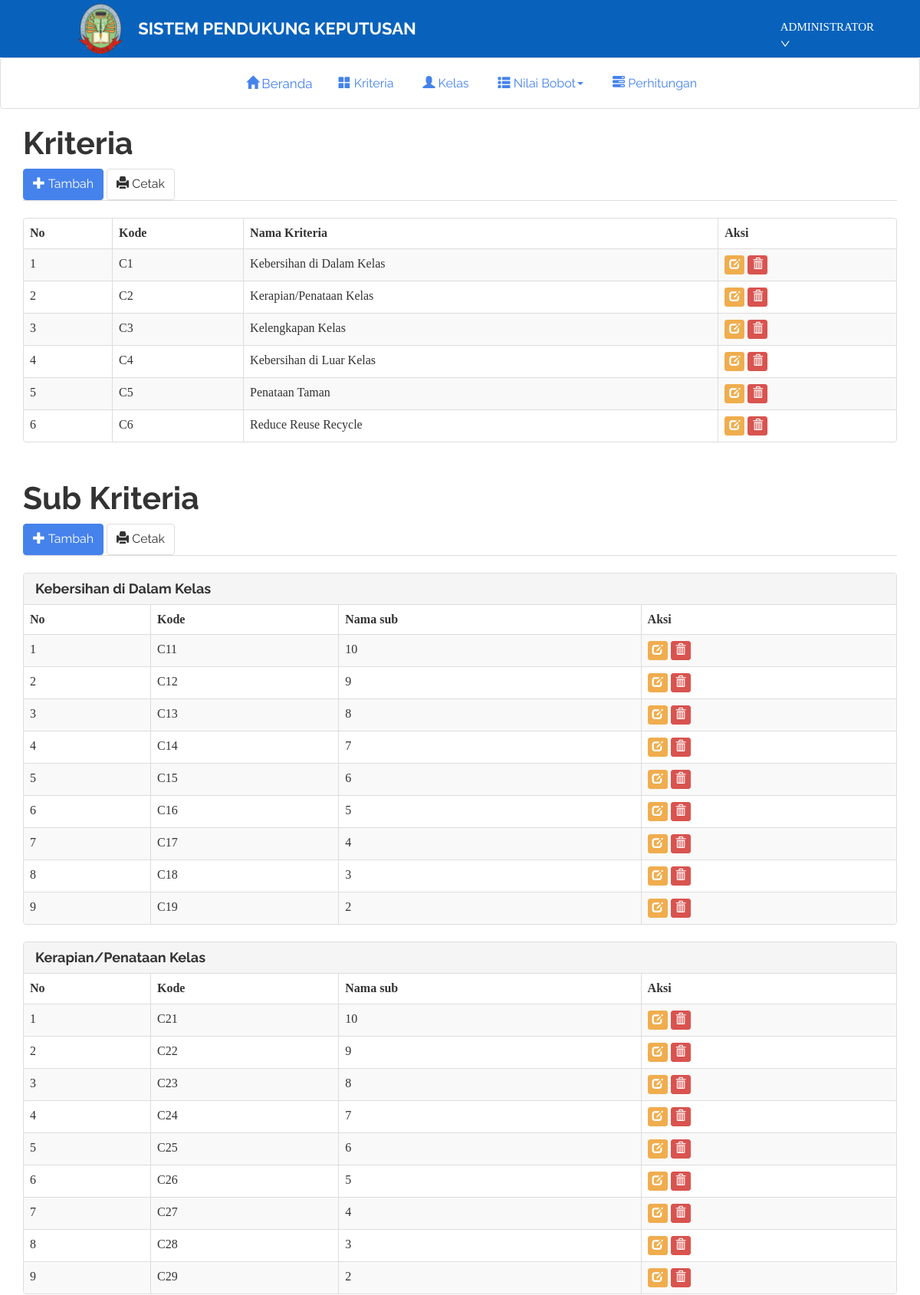
Screenshot of /index.php?m=kriteria (signed in, upper part) with the database file from the repository.
### tables this page shows
CREATE TABLE `tb_user` (
  `kode_user` varchar(255) NOT NULL,
  `user` varchar(255) NOT NULL,
  `pass` varchar(255) NOT NULL,
  `nama_user` varchar(255) NOT NULL,
  `level` varchar(255) NOT NULL
);

CREATE TABLE `tb_kriteria` (
  `kode_kriteria` varchar(16) NOT NULL,
  `nama_kriteria` varchar(256) DEFAULT NULL
);

CREATE TABLE `tb_sub` (
  `kode_sub` varchar(255) NOT NULL,
  `kode_kriteria` varchar(255) DEFAULT NULL,
  `nama_sub` varchar(255) DEFAULT NULL,
  `nilai_sub` double DEFAULT NULL
);

### config.php (called while the page is built)
<?php
$config["server"] = 'localhost';
$config["username"] = 'root';
$config["password"] = '';
$config["database_name"] = 'spk_ahp';

### functions.php (called while the page is built, shortened)
<?php
include 'config.php';
include 'includes/db.php';
$db = new DB($config['server'], $config['username'], $config['password'], $config['database_name']);
include 'includes/general.php';
$mod = isset($_GET['m']) ? $_GET['m'] : '';

### includes/db.php (called while the page is built, shortened)
<?php
class DB
{
    var $conn = null;
    public function __construct($host, $username, $passwd, $dbname)
    {
        $this->conn = mysqli_connect($host, $username, $passwd, $dbname);
    }
    public function query($sql)
    {
        $query = mysqli_query($this->conn, $sql) or die('<pre>Error mysqli_query: ' . mysqli_error($this->conn) . '<br />' . $sql . '</pre>');
        return $query;
    }
    public function get_row($sql)
    {
        $query = $this->query($sql);
        return mysqli_fetch_object($query);
    }
    public function get_results($sql)
    {
        $query = $this->query($sql);
        $arr = [];
        while ($row = mysqli_fetch_object($query)) {
            $arr[] = $row;
        }
        return $arr;
    }
}

### includes/general.php (called while the page is built, shortened)
<?php
function esc_field($str)
{
    return @addslashes($str);
}

### kriteria.php (the view, shortened to what this page needs)
<div class="page-header">
    <h1>Kriteria</h1>
    <form class="form-inline">
            <?php if ($_SESSION['level'] == 'admin') : ?>
                <div class="form-group">
                    <a class="btn btn-primary" href="?m=kriteria_tambah"><span class="glyphicon glyphicon-plus"></span> Tambah</a>
                </div>
            <?php endif ?>
            <div class="form-group">
                <a class="btn btn-default" href="cetak.php?m=kriteria&a=<?= isset($_GET['q'])?$_GET['q']:'' ?>" target="_blank"><span class="glyphicon glyphicon-print"></span> Cetak</a>
            </div>
        </form>
</div>
<div class="panel panel-default">
    <div class="table-responsive">
        <table class="table table-bordered table-hover table-striped">
            <thead>
                <tr>
                    <th>No</th>
                    <th>Kode</th>
                    <th>Nama Kriteria</th>
                    <?php if ($_SESSION['level'] == 'admin') : ?>
                        <th>Aksi</th>
                    <?php endif ?>
                </tr>
            </thead>
            <?php
            $q = esc_field(isset($_GET['q'])?$_GET['q']:'');
            $rows = $db->get_results("SELECT * FROM tb_kriteria WHERE nama_kriteria LIKE '%$q%' ORDER BY LPAD(kode_kriteria, 5, '0')");
            $no = 0;
            foreach ($rows as $row) : ?>
                <tr>
                    <td><?= ++$no ?></td>
                    <td><?= $row->kode_kriteria ?></td>
                    <td><?= $row->nama_kriteria ?></td>
                    <?php if ($_SESSION['level'] == 'admin') : ?>
                        <td>
                            <a class="btn btn-xs btn-warning" href="?m=kriteria_ubah&ID=<?= $row->kode_kriteria ?>"><span class="glyphicon glyphicon-edit"></span></a>
                            <a class="btn btn-xs btn-danger" href="aksi.php?act=kriteria_hapus&ID=<?= $row->kode_kriteria ?>" onclick="return confirm('Hapus data?')"><span class="glyphicon glyphicon-trash"></span></a>
                        </td>
                    <?php endif ?>
                </tr>
            <?php endforeach ?>
        </table>
    </div>
</div>
<div class="page-header" style="margin-top:50px;">
    <h1>Sub Kriteria</h1>
    <form class="form-inline">
            <?php if ($_SESSION['level'] == 'admin') : ?>
            <div class="form-group">
                <a class="btn btn-primary" href="?m=sub_tambah"><span class="glyphicon glyphicon-plus"></span> Tambah</a>
            </div>
            <?php endif ?>
            <div class="form-group">
                <a class="btn btn-default" href="cetak.php?m=sub&a=<?= isset($_GET['q']) ? $_GET['q'] : '' ?>" target="_blank"><span class="glyphicon glyphicon-print"></span> Cetak</a>
            </div>
        </form>
</div>
<?php
$q = esc_field(isset($_GET['q']) ? $_GET['q'] : '');
$kriteria_query = "SELECT * FROM tb_kriteria WHERE nama_kriteria LIKE '%$q%' ORDER BY kode_kriteria";
$kriteria_results = $db->get_results($kriteria_query);
foreach ($kriteria_results as $kriteria) {
    $sub_rows = $db->get_results("SELECT * FROM tb_sub s WHERE s.kode_kriteria = '{$kriteria->kode_kriteria}' AND nama_sub LIKE '%$q%' ORDER BY CAST(nama_sub AS UNSIGNED) DESC");
?>
<div class="panel panel-default">
    <div class="panel-heading">
        <h3 class="panel-title"><?= $kriteria->nama_kriteria ?></h3>
    </div>
    <div class="table-responsive">
        <table class="table table-bordered table-hover table-striped">
            <thead>
                <tr>
                    <th>No</th>
                    <th>Kode</th>
                    <th>Nama sub</th>
                    <?php if ($_SESSION['level'] == 'admin') : ?>
                        <th>Aksi</th>
                    <?php endif ?>
                </tr>
            </thead>
            <?php $no = 1; foreach ($sub_rows as $row) { ?>
            <tr>
                <td><?= $no++ ?></td>
                <td><?= $row->kode_sub ?></td>
                <td><?= $row->nama_sub ?></td>
                <?php if ($_SESSION['level'] == 'admin') : ?>
                <td>
                    <a class="btn btn-xs btn-warning" href="?m=sub_ubah&ID=<?= $row->kode_sub ?>"><span class="glyphicon glyphicon-edit"></span></a>
                    <a class="btn btn-xs btn-danger" href="aksi.php?act=sub_hapus&ID=<?= $row->kode_sub ?>" onclick="return confirm('Hapus data?')"><span class="glyphicon glyphicon-trash"></span></a>
                </td>
                <?php endif ?>
            </tr>
            <?php } ?>
        </table>
    </div>
</div>
<?php } ?>

### index.php (shortened to what this page needs)
<?php
include 'functions.php';
?>
<!DOCTYPE html>
<html lang="en">
<head>
  <link href="assets/css/readable-bootstrap.min.css" rel="stylesheet" />
  <link href="assets/css/general.css" rel="stylesheet" />
</head>
<?php
function get_current_username() {
  if (isset($_SESSION['login'])) {
      global $db;
      $user = $db->get_row("SELECT nama_user FROM tb_user WHERE user = '{$_SESSION['login']}'");
      if ($user) {
          return $user->nama_user;
      } else {
          return "";
      }
  } else {
      return "";
  }
}
$current_username = get_current_username();
?>
<body>
<div>
  <div class="container-fluid" style="padding: 0 15px; background-color: #0862bc;">
    <div class="row align-items-center">
      <div class="col-md-6">
        <div class="d-flex align-items-center" style="display: flex; align-items: center; justify-content: center;">
          <img src="assets/logo.png" height="75" style="margin-right: 20px; padding-left: 45px;padding-top:5px;padding-bottom:5px">
          <h3 style="color:#ffffff; margin: 0; display: inline-block; font-size: 22px;padding-top:0px;">SISTEM PENDUKUNG KEPUTUSAN</h3>
        </div>
      </div>
      <div class="col-md-6 d-flex justify-content-end" style="padding-top:25px;padding-right:60px;">
        <div class="align-grid-self" style="justify-self: end;">
          <div class="dropdown" style="display: flex; align-items: center;">
            <a class="dropdown-toggle" href="#" data-toggle="dropdown" role="button" aria-expanded="false" style="color: white; display: flex; align-items: center; padding-left: 0px;">
              <span  style="font-size: 15px; vertical-align: middle; padding-left: 410px;justify-self:end;"><?php echo $current_username; ?>
              <i aria-label="icon: down" class="anticon anticon-down" style="vertical-align: middle; padding-bottom: 10px;">
              </i>
              </span>
            </a>
          </div>
        </div>
      </div>
    </div>
  </div>
  <nav class="navbar navbar-default navbar-top" style="width: 100%;">
    <div class="container" style="width: 100%;">
    <div class="navbar-header text-center">
        <a class="navbar-brand" href="?"style="padding-left:320px;"><span class="glyphicon glyphicon-home"style="width:16px;height:16px;"></span> Beranda</a>
      </div>
      <div id="navbar" class="navbar-collapse collapse justify-content-center text-center" style="flex-wrap: wrap;">
        <ul class="nav navbar-nav mx-auto">
          <li><a href="?m=kriteria"><span class="glyphicon glyphicon-th-large"></span> Kriteria</a></li>
          <li><a href="?m=rel_alternatif"><span class="glyphicon glyphicon-user"></span> Kelas</a></li>
          <li class="dropdown">
            <a href="#" class="dropdown-toggle" data-toggle="dropdown" role="button" aria-expanded="false"><span class="glyphicon glyphicon-th-list"></span> Nilai Bobot<span class="caret"></span></a>
          </li>
          <li><a href="?m=hitung"><span class="glyphicon glyphicon-tasks"></span> Perhitungan</a></li>
        </ul>
      </div>
    </div>
  </nav>
</div>
  <div class="container">
    <?php
    if (file_exists($mod . '.php'))
      include $mod . '.php';
    else
      include 'home.php';
    ?>
  </div>
</body>
</html>

### assets/css/general.css (style rules this page uses)
html { position: relative; min-height: 100%; }
body { margin-bottom: 70px; }
.page-header { margin-top: 0; padding-bottom: 0; }
.page-header h1 { margin-top: 0; }

### index.php (style rules this page uses)
.align-grid-self { justify-self: end; }
.navbar-brand { font-size: 17px; padding-left: 0px; padding-top:17px; }

### rows the page displays
tb_user: nama_user "ADMINISTRATOR"
tb_kriteria: kode_kriteria "C1", nama_kriteria "Kebersihan di Dalam Kelas"
tb_kriteria: kode_kriteria "C2", nama_kriteria "Kerapian/Penataan Kelas"
tb_kriteria: kode_kriteria "C3", nama_kriteria "Kelengkapan Kelas"
tb_kriteria: kode_kriteria "C4", nama_kriteria "Kebersihan di Luar Kelas"
tb_kriteria: kode_kriteria "C5", nama_kriteria "Penataan Taman"
tb_kriteria: kode_kriteria "C6", nama_kriteria "Reduce Reuse Recycle"
tb_sub: kode_sub "C11", nama_sub "10"
tb_sub: kode_sub "C12", nama_sub "9"
tb_sub: kode_sub "C13", nama_sub "8"
tb_sub: kode_sub "C14", nama_sub "7"
tb_sub: kode_sub "C15", nama_sub "6"
tb_sub: kode_sub "C16", nama_sub "5"
tb_sub: kode_sub "C17", nama_sub "4"
tb_sub: kode_sub "C18", nama_sub "3"
tb_sub: kode_sub "C19", nama_sub "2"
tb_sub: kode_sub "C21", nama_sub "10"
tb_sub: kode_sub "C22", nama_sub "9"
tb_sub: kode_sub "C23", nama_sub "8"
tb_sub: kode_sub "C24", nama_sub "7"
tb_sub: kode_sub "C25", nama_sub "6"
tb_sub: kode_sub "C26", nama_sub "5"
tb_sub: kode_sub "C27", nama_sub "4"
tb_sub: kode_sub "C28", nama_sub "3"
tb_sub: kode_sub "C29", nama_sub "2"
